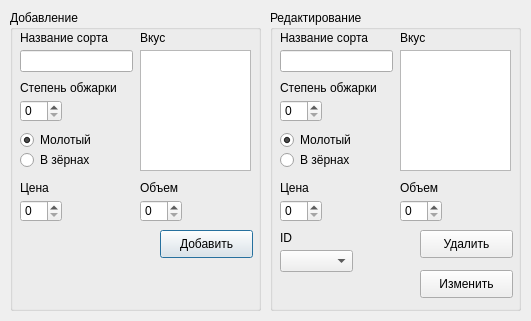
<?xml version="1.0" encoding="UTF-8"?>
<ui version="4.0">
 <class>Dialog</class>
 <widget class="QDialog" name="Dialog">
  <property name="geometry">
   <rect>
    <x>0</x>
    <y>0</y>
    <width>531</width>
    <height>321</height>
   </rect>
  </property>
  <property name="sizePolicy">
   <sizepolicy hsizetype="Fixed" vsizetype="Fixed">
    <horstretch>0</horstretch>
    <verstretch>0</verstretch>
   </sizepolicy>
  </property>
  <property name="minimumSize">
   <size>
    <width>531</width>
    <height>321</height>
   </size>
  </property>
  <property name="maximumSize">
   <size>
    <width>531</width>
    <height>321</height>
   </size>
  </property>
  <property name="baseSize">
   <size>
    <width>531</width>
    <height>321</height>
   </size>
  </property>
  <property name="cursor">
   <cursorShape>ArrowCursor</cursorShape>
  </property>
  <property name="windowTitle">
   <string>Добавить/изменить</string>
  </property>
  <property name="sizeGripEnabled">
   <bool>false</bool>
  </property>
  <property name="modal">
   <bool>true</bool>
  </property>
  <widget class="QGroupBox" name="groupBox">
   <property name="geometry">
    <rect>
     <x>10</x>
     <y>10</y>
     <width>251</width>
     <height>301</height>
    </rect>
   </property>
   <property name="title">
    <string>Добавление</string>
   </property>
   <widget class="QSpinBox" name="degreeAddSpinBox">
    <property name="geometry">
     <rect>
      <x>10</x>
      <y>90</y>
      <width>42</width>
      <height>22</height>
     </rect>
    </property>
   </widget>
   <widget class="QLineEdit" name="nameAddEdit">
    <property name="geometry">
     <rect>
      <x>10</x>
      <y>40</y>
      <width>113</width>
      <height>22</height>
     </rect>
    </property>
   </widget>
   <widget class="QLabel" name="label_3">
    <property name="geometry">
     <rect>
      <x>10</x>
      <y>70</y>
      <width>111</width>
      <height>16</height>
     </rect>
    </property>
    <property name="text">
     <string>Степень обжарки</string>
    </property>
   </widget>
   <widget class="QLabel" name="label_2">
    <property name="geometry">
     <rect>
      <x>10</x>
      <y>20</y>
      <width>101</width>
      <height>16</height>
     </rect>
    </property>
    <property name="text">
     <string>Название сорта</string>
    </property>
   </widget>
   <widget class="QRadioButton" name="typeAddRadio">
    <property name="geometry">
     <rect>
      <x>10</x>
      <y>120</y>
      <width>95</width>
      <height>20</height>
     </rect>
    </property>
    <property name="tabletTracking">
     <bool>true</bool>
    </property>
    <property name="text">
     <string>Молотый</string>
    </property>
    <property name="checked">
     <bool>true</bool>
    </property>
   </widget>
   <widget class="QRadioButton" name="radioButton_2">
    <property name="geometry">
     <rect>
      <x>10</x>
      <y>140</y>
      <width>95</width>
      <height>20</height>
     </rect>
    </property>
    <property name="text">
     <string>В зёрнах</string>
    </property>
   </widget>
   <widget class="QLabel" name="label_4">
    <property name="geometry">
     <rect>
      <x>130</x>
      <y>20</y>
      <width>31</width>
      <height>16</height>
     </rect>
    </property>
    <property name="text">
     <string>Вкус</string>
    </property>
   </widget>
   <widget class="QTextEdit" name="tasteAddEdit">
    <property name="geometry">
     <rect>
      <x>130</x>
      <y>40</y>
      <width>111</width>
      <height>121</height>
     </rect>
    </property>
   </widget>
   <widget class="QLabel" name="label_5">
    <property name="geometry">
     <rect>
      <x>10</x>
      <y>170</y>
      <width>101</width>
      <height>16</height>
     </rect>
    </property>
    <property name="text">
     <string>Цена</string>
    </property>
   </widget>
   <widget class="QLabel" name="label_6">
    <property name="geometry">
     <rect>
      <x>130</x>
      <y>170</y>
      <width>101</width>
      <height>16</height>
     </rect>
    </property>
    <property name="text">
     <string>Объем</string>
    </property>
   </widget>
   <widget class="QPushButton" name="addButton">
    <property name="geometry">
     <rect>
      <x>150</x>
      <y>220</y>
      <width>93</width>
      <height>28</height>
     </rect>
    </property>
    <property name="text">
     <string>Добавить</string>
    </property>
   </widget>
   <widget class="QSpinBox" name="costAddSpinBox">
    <property name="geometry">
     <rect>
      <x>10</x>
      <y>190</y>
      <width>42</width>
      <height>22</height>
     </rect>
    </property>
   </widget>
   <widget class="QSpinBox" name="volumeAddSpinBox">
    <property name="geometry">
     <rect>
      <x>130</x>
      <y>190</y>
      <width>42</width>
      <height>22</height>
     </rect>
    </property>
   </widget>
  </widget>
  <widget class="QGroupBox" name="groupBox_2">
   <property name="geometry">
    <rect>
     <x>270</x>
     <y>10</y>
     <width>251</width>
     <height>301</height>
    </rect>
   </property>
   <property name="title">
    <string>Редактирование</string>
   </property>
   <property name="flat">
    <bool>false</bool>
   </property>
   <property name="checkable">
    <bool>false</bool>
   </property>
   <widget class="QSpinBox" name="degreeUpdSpinBox">
    <property name="geometry">
     <rect>
      <x>10</x>
      <y>90</y>
      <width>42</width>
      <height>22</height>
     </rect>
    </property>
   </widget>
   <widget class="QLineEdit" name="nameUpdEdit">
    <property name="geometry">
     <rect>
      <x>10</x>
      <y>40</y>
      <width>113</width>
      <height>22</height>
     </rect>
    </property>
   </widget>
   <widget class="QLabel" name="label_7">
    <property name="geometry">
     <rect>
      <x>10</x>
      <y>70</y>
      <width>111</width>
      <height>16</height>
     </rect>
    </property>
    <property name="text">
     <string>Степень обжарки</string>
    </property>
   </widget>
   <widget class="QLabel" name="label_8">
    <property name="geometry">
     <rect>
      <x>10</x>
      <y>20</y>
      <width>101</width>
      <height>16</height>
     </rect>
    </property>
    <property name="text">
     <string>Название сорта</string>
    </property>
   </widget>
   <widget class="QRadioButton" name="typeUpdRadio">
    <property name="geometry">
     <rect>
      <x>10</x>
      <y>120</y>
      <width>95</width>
      <height>20</height>
     </rect>
    </property>
    <property name="tabletTracking">
     <bool>true</bool>
    </property>
    <property name="text">
     <string>Молотый</string>
    </property>
    <property name="checked">
     <bool>true</bool>
    </property>
   </widget>
   <widget class="QRadioButton" name="typeUpdRadio2">
    <property name="geometry">
     <rect>
      <x>10</x>
      <y>140</y>
      <width>95</width>
      <height>20</height>
     </rect>
    </property>
    <property name="text">
     <string>В зёрнах</string>
    </property>
   </widget>
   <widget class="QLabel" name="label_9">
    <property name="geometry">
     <rect>
      <x>130</x>
      <y>20</y>
      <width>31</width>
      <height>16</height>
     </rect>
    </property>
    <property name="text">
     <string>Вкус</string>
    </property>
   </widget>
   <widget class="QTextEdit" name="tasteUpdEdit">
    <property name="geometry">
     <rect>
      <x>130</x>
      <y>40</y>
      <width>111</width>
      <height>121</height>
     </rect>
    </property>
   </widget>
   <widget class="QLabel" name="label_10">
    <property name="geometry">
     <rect>
      <x>10</x>
      <y>170</y>
      <width>101</width>
      <height>16</height>
     </rect>
    </property>
    <property name="text">
     <string>Цена</string>
    </property>
   </widget>
   <widget class="QLabel" name="label_11">
    <property name="geometry">
     <rect>
      <x>130</x>
      <y>170</y>
      <width>101</width>
      <height>16</height>
     </rect>
    </property>
    <property name="text">
     <string>Объем</string>
    </property>
   </widget>
   <widget class="QPushButton" name="updButton">
    <property name="geometry">
     <rect>
      <x>150</x>
      <y>260</y>
      <width>93</width>
      <height>28</height>
     </rect>
    </property>
    <property name="text">
     <string>Изменить</string>
    </property>
   </widget>
   <widget class="QPushButton" name="delButton">
    <property name="geometry">
     <rect>
      <x>150</x>
      <y>220</y>
      <width>93</width>
      <height>28</height>
     </rect>
    </property>
    <property name="text">
     <string>Удалить</string>
    </property>
   </widget>
   <widget class="QComboBox" name="idUpdCombo">
    <property name="geometry">
     <rect>
      <x>10</x>
      <y>240</y>
      <width>73</width>
      <height>22</height>
     </rect>
    </property>
   </widget>
   <widget class="QLabel" name="label_12">
    <property name="geometry">
     <rect>
      <x>10</x>
      <y>220</y>
      <width>101</width>
      <height>16</height>
     </rect>
    </property>
    <property name="text">
     <string>ID</string>
    </property>
   </widget>
   <widget class="QSpinBox" name="costUpdSpinBox">
    <property name="geometry">
     <rect>
      <x>10</x>
      <y>190</y>
      <width>42</width>
      <height>22</height>
     </rect>
    </property>
   </widget>
   <widget class="QSpinBox" name="volumeUpdSpinBox">
    <property name="geometry">
     <rect>
      <x>130</x>
      <y>190</y>
      <width>42</width>
      <height>22</height>
     </rect>
    </property>
   </widget>
  </widget>
 </widget>
 <resources/>
 <connections/>
</ui>
